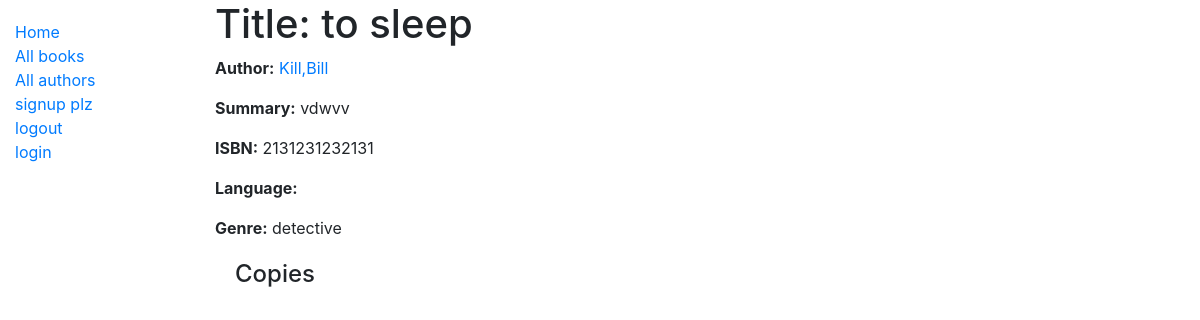
Page /app1/book/2 on the committed database.
### app1/models.py (models this page shows, shortened)
class Book(models.Model):
	title = models.CharField(max_length=200)
	author = models.ForeignKey('Author', on_delete = models.SET_NULL, null = True)
	summary = models.TextField(max_length=1000,help_text = 'description of the book')
	isbn = models.CharField('ISBN',max_length=13,help_text= '13 Character <a href="https://www.isbn-international.org/content/what-isbn">ISBN number</a>')
	genre = models.ManyToManyField(Genre,help_text = 'select genre for this book')
	lang = models.ForeignKey('Language',on_delete = models.SET_NULL, null = True)
	def display_genre(self):
		return ', '.join(genre.name for genre in self.genre.all()[:3])
	display_genre.short_description = 'Genre'

class Author(models.Model):
	first_name = models.CharField(max_length=100)
	last_name = models.CharField(max_length=100)
	date_of_birth = models.DateField(null = True,blank = True)
	date_of_death = models.DateField('Died', null = True, blank = True)
	class Meta:
		ordering = ['last_name','first_name']
	def __str__(self):
		return f'{self.last_name},{self.first_name}'

class Genre(models.Model):
	name = models.CharField(max_length=200,help_text='enter a book genre (e.g. Science Fiction)')
	def __str__(self):
		return self.name

### app1/views.py (the view, shortened to what this page needs)
# urls.py: path('book/<int:pk>', views.BookDetailView.as_view(), name='book-detail'),
class BookDetailView(generic.DetailView):
    model = Book

### app1/templates/app1/book_detail.html (shortened to what this page needs)
{% extends "app1/base_generic.html" %}
{% block content %}
  <h1>Title: {{ book.title }}</h1>
  <p><strong>Author:</strong> <a href="{% url 'app1:author-detail' book.author.pk %}">{{ book.author }}</a></p>
  <p><strong>Summary:</strong> {{ book.summary }}</p>
  <p><strong>ISBN:</strong> {{ book.isbn }}</p>
  <p><strong>Language:</strong> {{ book.language }}</p>
  <p><strong>Genre:</strong> {{ book.genre.all|join:", " }}</p>
  <div style="margin-left:20px;margin-top:20px">
    <h4>Copies</h4>
  </div>
{% endblock %}

### rows in the picture
Book: title "to sleep", author "Kill,Bill", summary "vdwvv", isbn "2131231232131", genre.all "detective"
